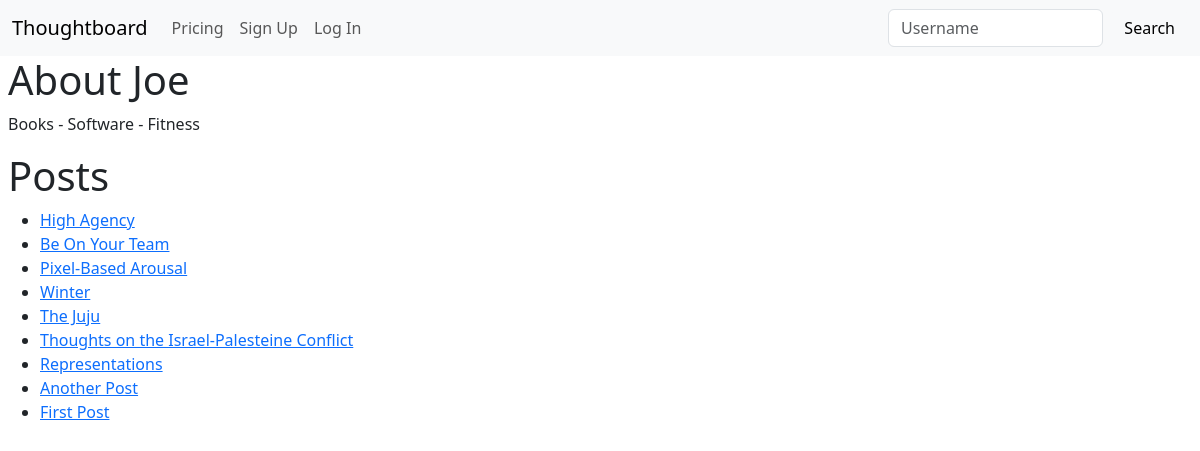
The page /home/joemonem on the database as committed earlier.
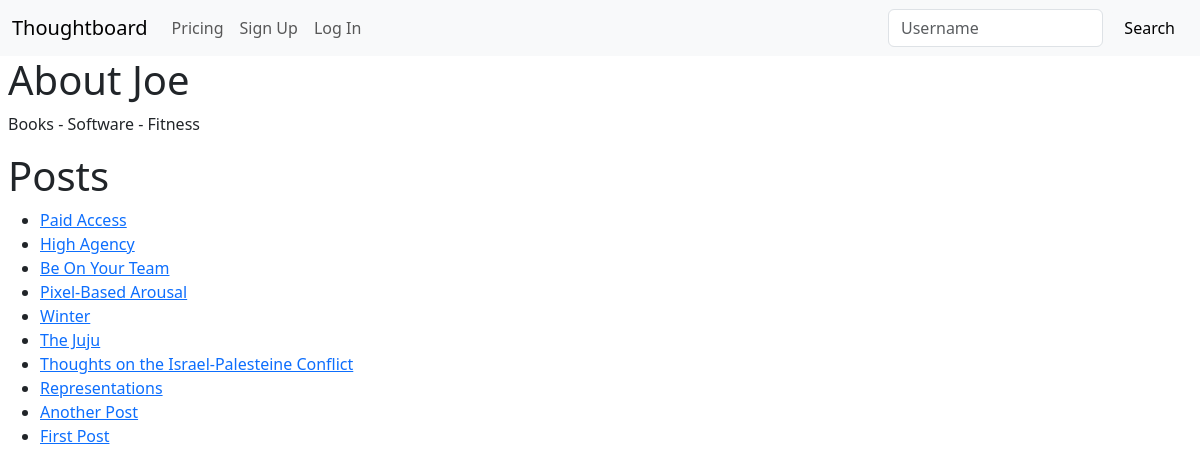
The same page on the database as committed later.
### theblog/models.py (models this page shows, shortened)
class Profile(models.Model):
    user = models.ForeignKey(User, on_delete=models.CASCADE)
    bio = models.TextField(blank=True, max_length=1000)
    paymentDate = models.IntegerField(default=0)

class Post(models.Model):
    title = models.CharField(max_length=255)
    author = models.ForeignKey(User, on_delete=models.CASCADE)
    body = RichTextField(blank=True, null=True)
    published_date = models.DateField(default=timezone.now)

### theblog/views.py (the view)
# urls.py: path("home/<str:pk>", HomeView.as_view(), name="home"),
class HomeView(ListView):
    model = Post
    template_name = "home.html"
    context_object_name = "posts"
    def get_context_data(self, **kwargs):
        context = super().get_context_data(**kwargs)
        username = self.kwargs["pk"]
        user_object = get_object_or_404(User, username=username)
        user_profile = get_object_or_404(Profile, user=user_object)
        user_posts = Post.objects.filter(author=user_object)
        context["user_object"] = user_object
        context["user_profile"] = user_profile
        context["user_posts"] = user_posts
        return context

### theblog/templates/home.html
{% extends 'base.html' %}
{%block content %}
{% if messages %}
<ul class="messages">
    {% for message in messages %}
    <h3{% if message.tags %} class="{{ message.tags }}" {% endif %}>{{ message }}</h3>
        {% endfor %}
</ul>
{%else%}
{%if user_profile.bio%}
<h1>About {{user_profile.user.first_name}}</h1>
<p>{{user_profile.bio}}</p>
{%else%}
<h1>No Bio Yet</h1>
<p>You can visit Edit Profile in the Navbar to add one.</p>
{%endif%}
{% if user_posts%}
<h1>Posts</h1>
<ul>
    {% for post in user_posts reversed %}
    <li>
        <a href="{%url 'article-details' post.pk %}"> {{post.title}} </a>
        <br>
    </li>
    {% endfor %}
    {% else %}
    <h1>No Posts yet</h1>
    <p>Click on Add Post in the Navbar to create one.</p>
    {%endif%}
</ul>
{% endif %}
{% endblock %}

### theblog/templates/base.html (shortened to what this page needs)
<!doctype html>
<html lang="en">
<head>
    <link href="https://cdn.jsdelivr.net/npm/bootstrap@5.3.2/dist/css/bootstrap.min.css" rel="stylesheet"
>
</head>
<body>
    <nav class="navbar navbar-expand-lg bg-body-tertiary">
        <div class="container-fluid">
            {% if user.is_authenticated%}
            <a class="navbar-brand" href="{% url 'home' user.username%}">Thoughtboard</a>
            {%else%}
            <a class="navbar-brand" href="{% url 'about' %}">Thoughtboard</a>
            {%endif%}
            <div class="collapse navbar-collapse" id="navbarNav">
                <ul class="navbar-nav">
                    <li class="nav-item">
                        <a class="nav-link" href="{% url 'landing'%}">Pricing</a>
                    </li>
                    {% if user.is_authenticated%}
                    <li class="nav-item">
                        <a class="nav-link" href="{% url 'addpost'%}">Add Post</a>
                    </li>
                    <li class="nav-item">
                        <a class="nav-link" href="{% url 'edit_profile'%}">Edit Profile</a>
                    </li>
                    <li class="nav-item">
                        <a class="nav-link" href="{% url 'logout'%}">Log Out</a>
                    </li>
                    {% else %}
                    <li class="nav-item">
                        <a class="nav-link " href="{% url 'signup'%}">Sign Up</a>
                    </li>
                    <li class="nav-item">
                        <a class="nav-link" href="{% url 'login'%}">Log In</a>
                    </li>
                    {% endif %}
                </ul>
            </div>
            <form method="post" action="{% url 'search_redirect' %}" class="d-flex" style="max-width: 300px;">
                <input class="form-control me-2" type="input" name="username" placeholder="Username">
                <button class="btn btn-light" type="submit">Search</button>
            </form>
        </div>
    </nav>
    <div class="ms-2">
        {% block content %}
        {% endblock %}
    </div>
</body>
</html>

Rows that differ between the two databases and show on the page:
added Post: title "Paid Access"
